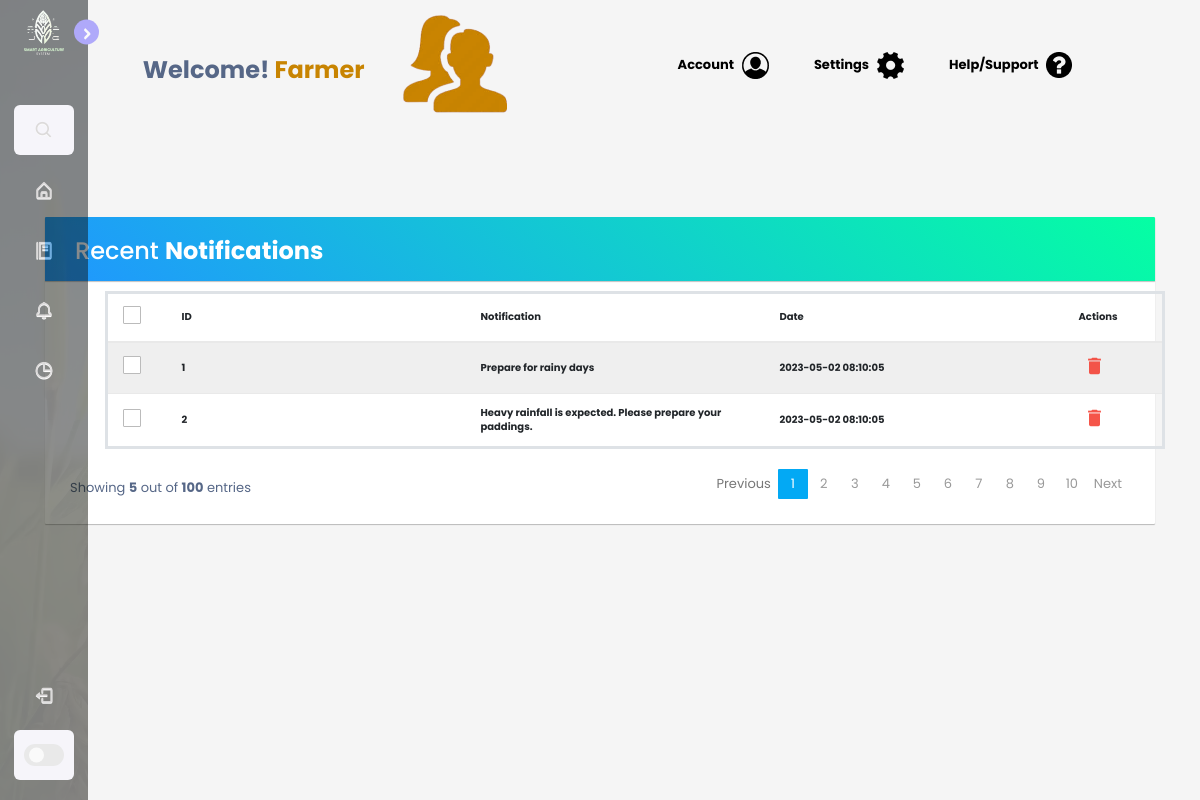
Page /sas/recommendation.php on the committed database.
### tables this page shows
CREATE TABLE `recommendation` (
  `recomID` int(11) NOT NULL,
  `user_id` int(11) NOT NULL,
  `recommendation` text NOT NULL,
  `date` datetime NOT NULL
);

### sas/recom.php (the view, shortened to what this page needs)
<?php
	include "update.php";
	$result = mysqli_query($conn,"SELECT * FROM recommendation");
  ?>
<!DOCTYPE html>
<html lang="en">
<head>
<link rel="stylesheet" href="https://maxcdn.bootstrapcdn.com/font-awesome/4.7.0/css/font-awesome.min.css">
<link rel="stylesheet" href="https://maxcdn.bootstrapcdn.com/bootstrap/3.3.7/css/bootstrap.min.css">
<link rel="stylesheet" href="styles.css">
</head>
<body>
	<br>
	<br>
    <div class="container">
        <div class="table-wrapper">
            <div class="table-title">
                <div class="row">
                    <div class="col-sm-6">
						<h2>Recent <b>Notifications</b></h2>
					</div>
                </div>
			</div>
            <table class="table table-striped table-hover">
                <thead>
                    <tr>
						<th>
							<span class="custom-checkbox">
								<label for="selectAll"></label>
							</span>
						</th>
						<th>ID</th>
                        <th>Notification</th>
                        <th>Date</th>
                        <th>Actions</th>
                    </tr>
                </thead>
                <tbody>
				<?php
                while($row = mysqli_fetch_array($result))
                {
                ?>
					<tr>
						<td>
							<span class="custom-checkbox">
								<label for="checkbox1"></label>
							</span>
						</td>
						<td><?php echo $row["recomID"]; ?></td>
						<td><?php echo $row["recommendation"]; ?></td>
						<td><?php echo $row["date"]; ?></td>
						<td>
							<a class="delete" href="delete.php?id=<?php echo $row['recomID']; ?>"><i class="material-icons" data-toggle="tooltip" title="Delete">&#xE872;</i></a>
						</td>
					</tr>
                <?php
                    }
                ?>
                </tbody>
            </table>
			<div class="clearfix">
    <div class="hint-text">Showing <b>5</b> out of <b>100</b> entries</div>
    <ul class="pagination">
        <li class="page-item disabled"><a href="#">Previous</a></li>
        <?php
        $page = isset($_GET['page']) ? $_GET['page'] : 1;
        $total_pages = 10;
        for ($i = 1; $i <= $total_pages; $i++) {
            $active = ($i == $page) ? "active" : "";
            echo "<li class='page-item $active'><a href='?page=$i' class='page-link'>$i</a></li>";
        }
        ?>
        <li class="page-item"><a href="#" class="page-link">Next</a></li>
    </ul>
</div>
    </div>
</body>
</html>

### assets/css/styles.css (style rules this page uses)
:root { --header-height: 3rem; --first-color: #2A6049; --first-color-alt: #67a867; --title-color: #161212; --text-color: #5B5757; --text-color-light: #8F8A8A; --body-color: #FDF4F5; --container-color: #FFF; --body-font: 'Poppins', sans-serif; --biggest-font-size: 2rem; --h2-font-size: 1.25rem; --h3-font-size: 1.125rem; --normal-font-size: . ; --small-font-size: .813rem; --font-semi-bold: 600; --font-bold: 700; --mb-1: .5rem; --mb-2: 1rem; --mb-3: 1.5rem; --mb-4: 2rem; --mb-5: 2.5rem; --mb-6: 3rem; --z-tooltip: 10; --z-fixed: 100; }
@media screen and (min-width: 968px) { :root { --biggest-font-size: 3rem; --h2-font-size: 1.75rem; --h3-font-size: 1.25rem; --normal-font-size: 1rem; --small-font-size: .875rem; } }
*,::before,::after { box-sizing: border-box; }
html { scroll-behavior: smooth; }
body { margin: var(--header-height) 0 0 0; font-family: var(--body-font); font-size: var(--normal-font-size); background-color: var(--body-color); color: var(--text-color); line-height: 1.6; }
h1,h2,h3,ul,p { margin: 0; }
h1,h2,h3 { font-weight: var(--font-semi-bold); color: var(--title-color); }
ul { padding: 0; list-style: none; }
a { text-decoration: none; }
@media screen and (min-width: 768px) { body { margin: 0; } }

### sas/css/styles.css (style rules this page uses)
* { margin: 0; padding: 0; box-sizing: border-box; font-family: 'Poppins', sans-serif; }
:root { --body-color: #E4E9F7; --sidebar-color: #FFF; --primary-color: #695CFE; --primary-color-light: #F6F5FF; --toggle-color: #DDD; --text-color: #c2bebe; --tran-03: all 0.2s ease; --tran-03: all 0.3s ease; --tran-04: all 0.3s ease; --tran-05: all 0.3s ease; }
body { min-height: 100vh; background-color: var(--body-color); transition: var(--tran-05); }
.container { margin-bottom: 20px; }
table { margin-bottom: 10px; }
table, th, td { height: 30px; border: 3px solid white; font-weight: 700; padding: 5px; table-layout: fixed; }
table { width: 95%; margin-left: 35px; }
@media screen and (max-width: 1350px) { table { font-size: 1rem; } }

### sas/css/styleweather.css (style rules this page uses)
* { box-sizing: border-box; }

### sas/styles.css (style rules this page uses)
body { color: #566787; background: #f5f5f5; font-family: 'Varela Round', sans-serif; font-size: 13px; }
.table-wrapper { background: #fff; padding: 20px 25px; margin: 30px 0; border-radius:1px; box-shadow: 0 1px 1px rgba(0, 0, 0, 0.247); }
.table-title { padding-bottom: 15px; background: linear-gradient(40deg, #2096ff, #05ffa3) !important; color: #fff; padding: 16px 30px; margin: -20px -25px 10px; border-radius: 1px 1px 0 0; box-shadow: 0 1px 1px rgba(0, 0, 0, 0.247); }
.table-title h2 { margin: 5px 0 0; font-size: 24px; }
table.table tr th, table.table tr td { border-color: #e9e9e9; padding: 12px 15px; vertical-align: middle; }
table.table tr th:first-child { width: 60px; }
table.table tr th:last-child { width: 100px; }
table.table-striped tbody tr:nth-of-type(odd) { background-color: #fcfcfc; }
table.table td:last-child i { opacity: 0.9; font-size: 22px; margin: 0 5px; }
table.table td a { font-weight: bold; color: #566787; display: inline-block; text-decoration: none; outline: none !important; }
table.table td a.delete { color: #F44336; }
table.table td i { font-size: 19px; }
.pagination { float: right; margin: 0 0 5px; }
.pagination li a { border: none; font-size: 13px; min-width: 30px; min-height: 30px; color: #999; margin: 0 2px; line-height: 30px; border-radius: 1px !important; text-align: center; padding: 0 6px; }
.pagination li.active a, .pagination li.active a.page-link { background: #03A9F4; }
.hint-text { float: left; margin-top: 10px; font-size: 13px; }
.custom-checkbox { position: relative; }
.custom-checkbox label:before { width: 18px; height: 18px; }
.custom-checkbox label:before { content: ''; margin-right: 10px; display: inline-block; vertical-align: text-top; background: white; border: 1px solid #bbb; border-radius: 1px; box-sizing: border-box; z-index: 2; }

### rows in the picture
recommendation: recomID "1", recommendation "Prepare for rainy days", date "2023-05-02 08:10:05"
recommendation: recomID "2", recommendation "Heavy rainfall is expected. Please prepare your paddings.", date "2023-05-02 08:10:05"
